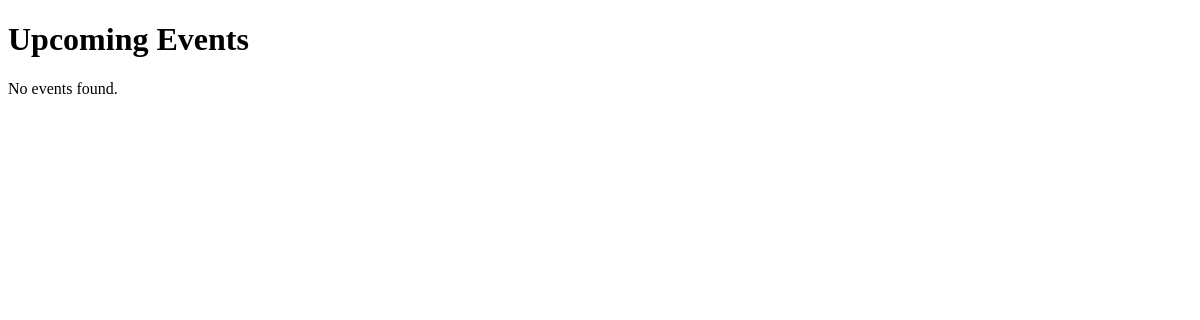
Before: /events/ (signed in) with the older database file.
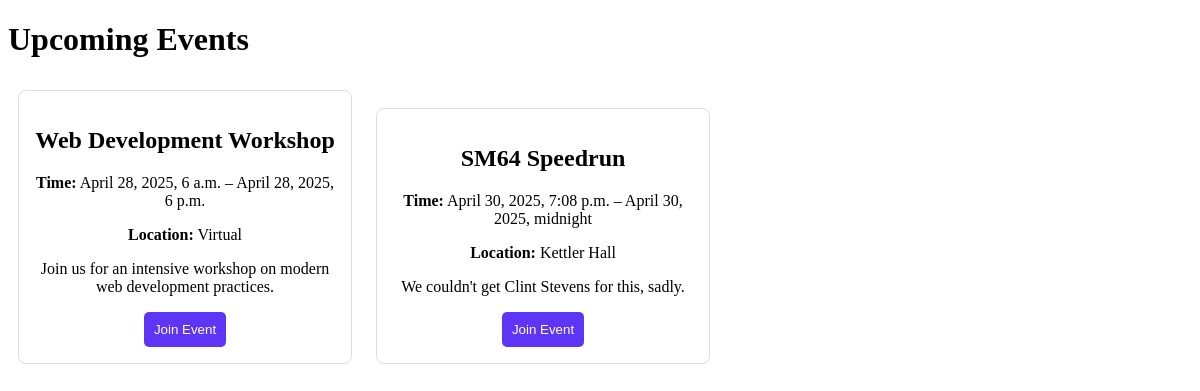
After: the same page with the newer database file.
### theApp/models.py (models this page shows, shortened)
class Event(models.Model):
    title = models.CharField(max_length=200)
    description = models.TextField()
    start_time = models.DateTimeField()
    end_time = models.DateTimeField()
    location = models.CharField(max_length=200, default="Virtual")
    registered_users = models.ManyToManyField(User, related_name="registered_events", blank=True)

### theApp/views.py (the view)
# urls.py: path('events/', views.events, name='events'),
@login_required(login_url='/login/')
def events(request):#displays events- Allows admins to create events (students can make meetings? I maybe missremembering)
        events = Event.objects.filter(start_time__gte=now()).order_by('start_time')
        return render(request, "events.html", {"events": events})

### templates/events.html (shortened to what this page needs)
<!DOCTYPE html>
<html lang="en">
<head>
</head>
<body>
    <h1>Upcoming Events</h1>
    <div>
        {% for event in events %}
        <div class="event-card">
            <h2>{{ event.title }}</h2>
            <p><strong>Time:</strong> {{ event.start_time }} – {{ event.end_time }}</p>
            <p><strong>Location:</strong> {{ event.location }}</p>
            <p>{{ event.description }}</p>
            <form method="POST" action="{% url 'register_event' event.id %}">
                <button type="submit" class="join-btn">Join Event</button>
            </form>
        </div>
        {% empty %}
        <p>No events found.</p>
        {% endfor %}
    </div>
</body>
</html>

Changed rows visible on the page:
now on this page (row edited): Event: title "Web Development Workshop", start_time "April 28, 2025, 6 a.m.", end_time "April 28, 2025, 6 p.m.", location "Virtual", description "Join us for an intensive workshop on modern web development practices."
now on this page (row edited): Event: title "SM64 Speedrun", start_time "April 30, 2025, 7:08 p.m.", end_time "April 30, 2025, midnight", location "Kettler Hall", description "We couldn't get Clint Stevens for this, sadly."
Other visible differences:
text no longer shown: "No events found."
